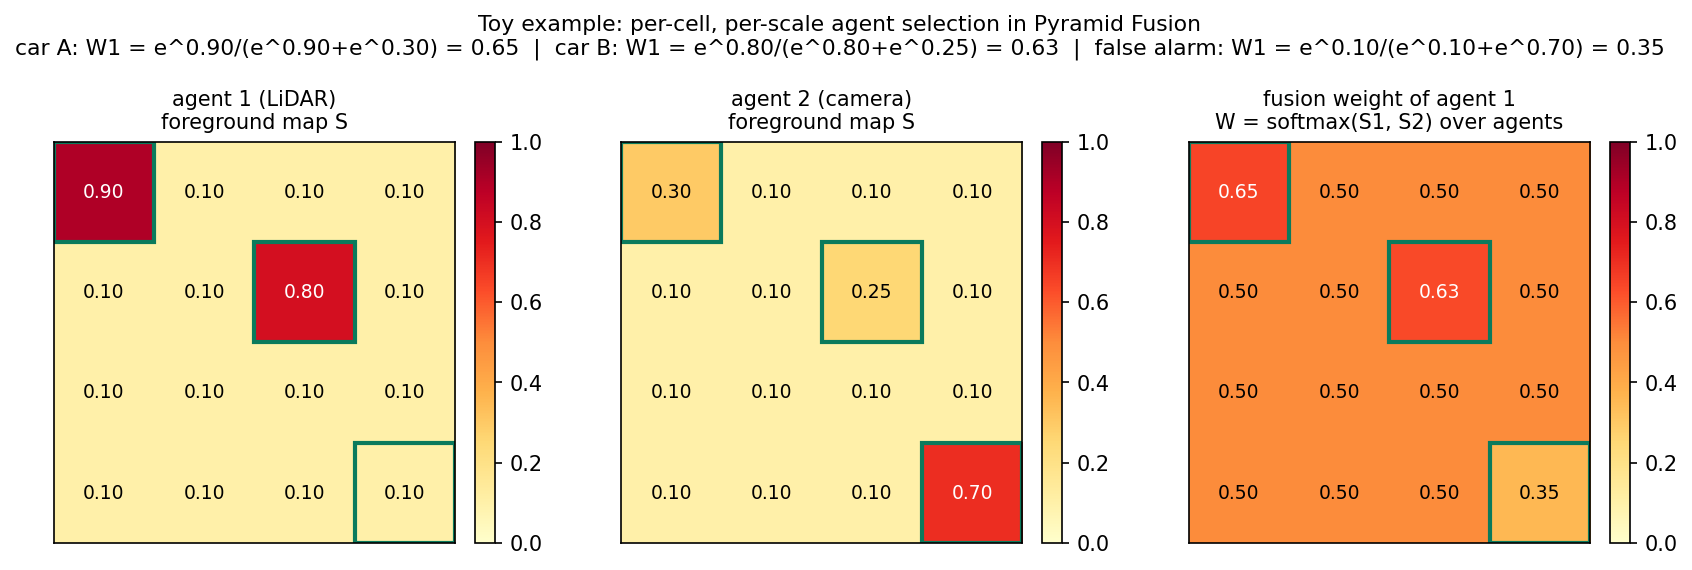

Write Python code to recreate this figure.
"""Pyramid Fusion 前景加权选择机制的玩具算例：
两个智能体的前景图 -> 每个 BEV 格子上的 softmax 权重。
与正文第 5 节的数字完全对应。"""
import matplotlib
matplotlib.use("Agg")
import matplotlib.pyplot as plt
import numpy as np

plt.rcParams["font.family"] = "sans-serif"
plt.rcParams["font.sans-serif"] = ["DejaVu Sans"]

# 0-indexed cells; true vehicles at (0,0) and (1,2); camera false alarm at (3,3)
S1 = np.full((4, 4), 0.10)   # agent 1 (LiDAR): calibrated
S1[0, 0] = 0.90
S1[1, 2] = 0.80
S2 = np.full((4, 4), 0.10)   # agent 2 (camera): weak + one false alarm
S2[0, 0] = 0.30
S2[1, 2] = 0.25
S2[3, 3] = 0.70

E1, E2 = np.exp(S1), np.exp(S2)
W1 = E1 / (E1 + E2)          # softmax over agents, per cell -> weight of agent 1
W2 = 1.0 - W1

fig, axes = plt.subplots(1, 3, figsize=(11.5, 3.6))
panels = [
    (S1, "agent 1 (LiDAR)\nforeground map S", "#1f5b99"),
    (S2, "agent 2 (camera)\nforeground map S", "#8a5a1b"),
    (W1, "fusion weight of agent 1\nW = softmax(S1, S2) over agents", "#1f5b99"),
]
vmax = 1.0
for ax, (M, title, _) in zip(axes, panels):
    im = ax.imshow(M, vmin=0, vmax=vmax, cmap="YlOrRd")
    ax.set_title(title, fontsize=10)
    ax.set_xticks([]); ax.set_yticks([])
    for r in range(4):
        for c in range(4):
            ax.text(c, r, f"{M[r, c]:.2f}", ha="center", va="center", fontsize=9,
                    color="white" if M[r, c] > 0.55 else "black")
    # mark the three interesting cells
    for (r, c), lab in [((0, 0), "car A"), ((1, 2), "car B"), ((3, 3), "false alarm")]:
        ax.add_patch(plt.Rectangle((c - 0.5, r - 0.5), 1, 1, fill=False,
                                   edgecolor="#0b7a5c", lw=2))
    fig.colorbar(im, ax=ax, fraction=0.046, pad=0.04)

fig.suptitle("Toy example: per-cell, per-scale agent selection in Pyramid Fusion\n"
             "car A: W1 = e^0.90/(e^0.90+e^0.30) = 0.65  |  "
             "car B: W1 = e^0.80/(e^0.80+e^0.25) = 0.63  |  "
             "false alarm: W1 = e^0.10/(e^0.10+e^0.70) = 0.35",
             fontsize=10.5, y=1.02)
fig.tight_layout()
out = "/home/hatch/workspace/your_files/paper-xray-40/multi-agent-driving/heal-xray/fig-foreground-select.png"
fig.savefig(out, dpi=150, bbox_inches="tight")
print("saved", out)
print("check: W1(0,0)=%.3f W1(1,2)=%.3f W1(3,3)=%.3f" % (W1[0,0], W1[1,2], W1[3,3]))
